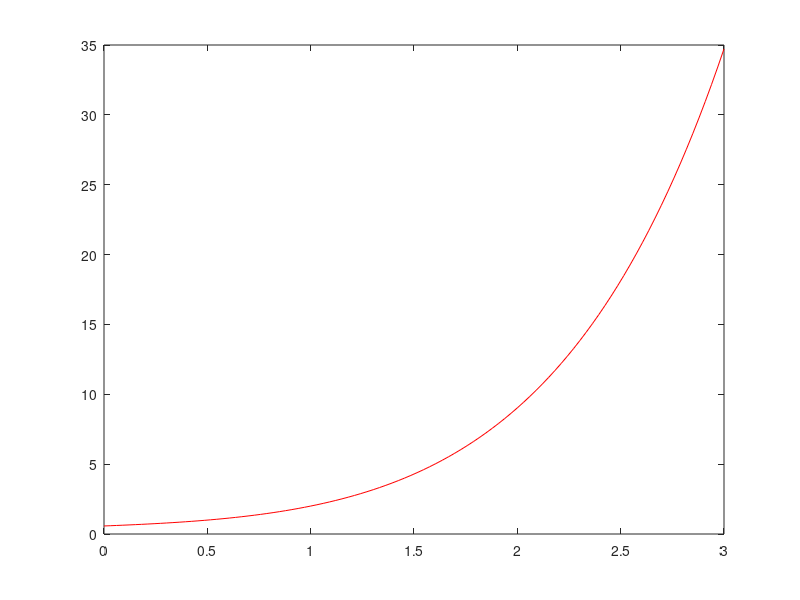

Write the MATLAB code that produced this figure. (Note: this script raises an error after producing the figure.)
clear;
%intialize vairiable that will be used later
f = inline('t^2+y','t','y');
t0 = 1;
y0 = 2;
T =3;


%plots exact solution to the ODE
texact = linspace(0,3,100);
yexact = -texact.^2-2.*texact-2+(7/exp(1)).*exp(texact);
plot(texact,yexact,'r-');
hold on;
pause;


%display header
disp('    delt,     n,        y(T),      error');
%runs the euler script for multiple delta t values.
for delT = 1./2.^[0:7]
    [t,y] = heun(f,t0,y0,T,delT);
    %display elements
    string=[delT,(T-t0)/delT, y, abs(y-yexact(100))];
    disp(string);
    pause;
end
